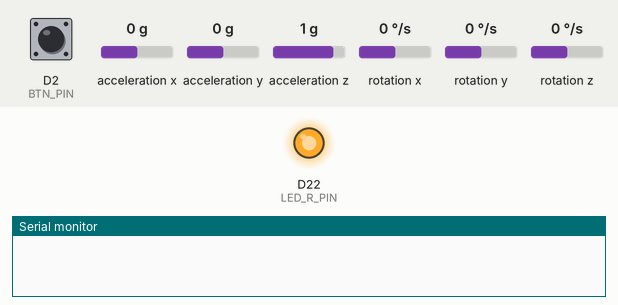
Simulated run of this sketch. Board: Arduino Nano 33 BLE. Parts: output pins drawn as LEDs (lit = HIGH), the last lines printed to the serial monitor. The test bench sets the inputs (shaded band); at power-on: D2 (BTN_PIN) HIGH, acceleration x 0 g, acceleration y 0 g, acceleration z 1 g, rotation x 0 °/s, rotation y 0 °/s, rotation z 0 °/s.

Above: at 1.2 s.
1.3 s: D2 (BTN_PIN) pulled LOW for 0.15 s
At 1.8 s:
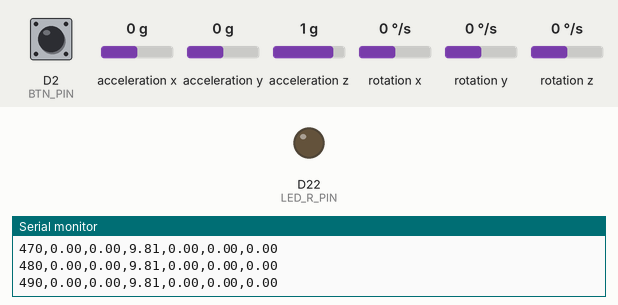
Timing chart, 0 to 4.3 s (numbered marks = the images above; inputs shaded):
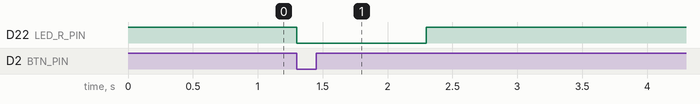

The sketch:

nano33_accel_gyro_data_collection_button.ino
```cpp
// (licence header left out)
#include <Arduino_LSM9DS1.h>

// Settings
#define BTN_PIN             2         // Button pin
#define LED_R_PIN           22        // Red LED pin

// Constants
#define CONVERT_G_TO_MS2    9.80665f  // Used to convert G to m/s^2
#define SAMPLING_FREQ_HZ    100       // Sampling frequency (Hz)
#define SAMPLING_PERIOD_MS  1000 / SAMPLING_FREQ_HZ   // Sampling period (ms)
#define NUM_SAMPLES         100       // 100 samples at 100 Hz is 1 sec window

void setup() {

  // Enable button pin
  pinMode(BTN_PIN, INPUT_PULLUP);

  // Enable LED pin (RGB LEDs are active low)
  pinMode(LED_R_PIN, OUTPUT);
  digitalWrite(LED_R_PIN, HIGH);

  // Start serial
  Serial.begin(115200);

  // Start accelerometer (part of IMU)
  if (!IMU.begin()) {
    Serial.println("Failed to initialize IMU!");
    while (1);
  }
}

void loop() {

  float acc_x;
  float acc_y;
  float acc_z;
  float gyr_x;
  float gyr_y;
  float gyr_z;
  unsigned long timestamp;
  unsigned long start_timestamp;

  // Wait for button press
  while (digitalRead(BTN_PIN) == 1);

  // Turn on LED to show we're recording
  digitalWrite(LED_R_PIN, LOW);

  // Print header
  Serial.println("timestamp,accX,accY,accZ,gyrX,gyrY,gyrZ");

  // Record samples in buffer
  start_timestamp = millis();
  for (int i = 0; i < NUM_SAMPLES; i++) {

    // Take timestamp so we can hit our target frequency
    timestamp = millis();

    // Read and convert accelerometer data to m/s^2
    IMU.readAcceleration(acc_x, acc_y, acc_z);
    acc_x *= CONVERT_G_TO_MS2;
    acc_y *= CONVERT_G_TO_MS2;
    acc_z *= CONVERT_G_TO_MS2;

    // Read gyroscope data (in degrees/sec)
    IMU.readGyroscope(gyr_x, gyr_y, gyr_z);

    // Print CSV data with timestamp
    Serial.print(timestamp - start_timestamp);
    Serial.print(",");
    Serial.print(acc_x);
    Serial.print(",");
    Serial.print(acc_y);
    Serial.print(",");
    Serial.print(acc_z);
    Serial.print(",");
    Serial.print(gyr_x);
    Serial.print(",");
    Serial.print(gyr_y);
    Serial.print(",");
    Serial.println(gyr_z);

    // Wait just long enough for our sampling period
    while (millis() < timestamp + SAMPLING_PERIOD_MS);
  }

  // Print empty line to transmit termination of recording
  Serial.println();

  // Turn off LED to show we're done
  digitalWrite(LED_R_PIN, HIGH);

  // Make sure the button has been released for a few milliseconds
  while (digitalRead(BTN_PIN) == 0);
  delay(100);
}
```

Measured:
- after the input at 1.3 s, D22 (LED_R_PIN): HIGH → LOW at once, → HIGH 1.0 s later
